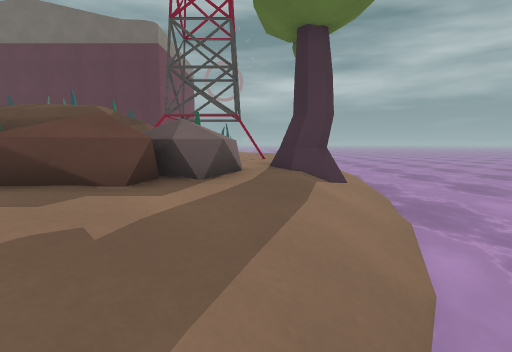
View 1 (above)

24 first-person views from a walk through a level from a Godot 3-D game. The camera is 1.4 m above the floor, tilts 6° down and sees 80° across. The floor is counted in squares, 1 m on a side. Each view is taken from the middle of a square. On the plan, view 1 faces up. The plan holds only what a view shows up to about 14 squares ahead; the rest is blank. The place goes on beyond the plan. Surface patterns are stand-ins for the level's own textures.

View 2
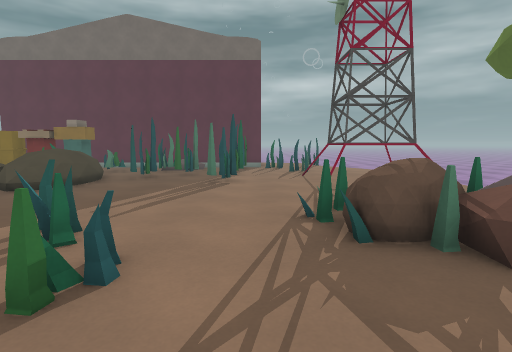

View 3
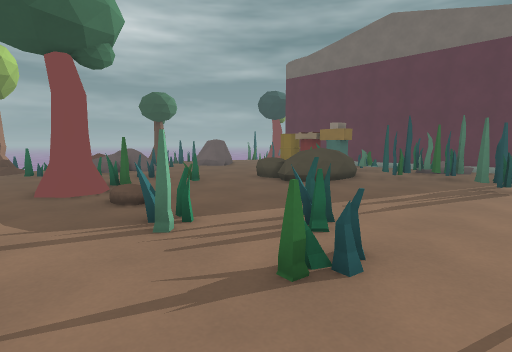

View 4
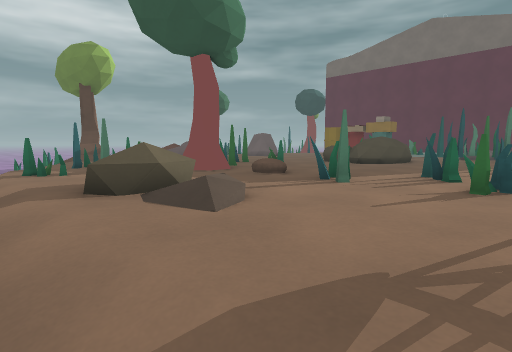

View 5
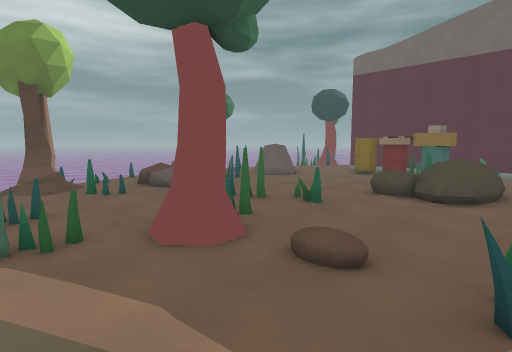

View 6
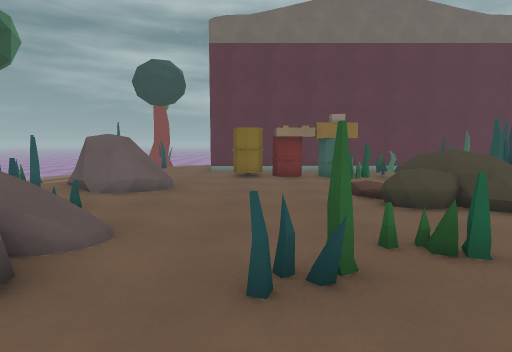

View 7
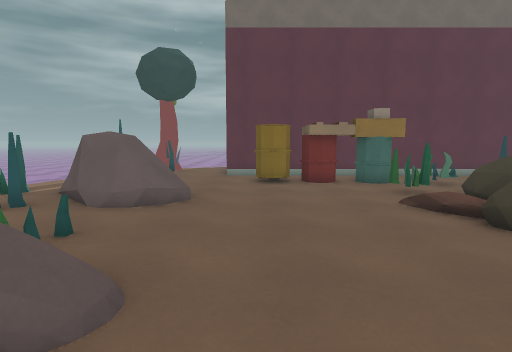

View 8
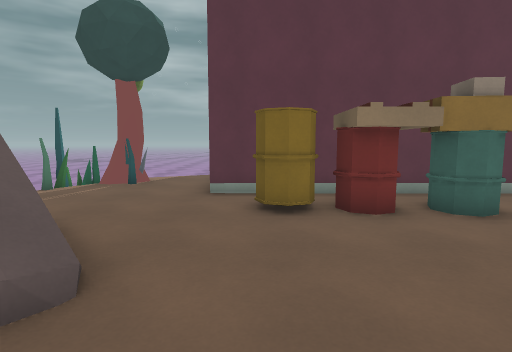

View 9
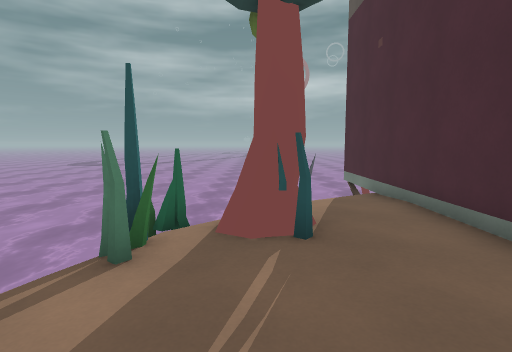

View 10
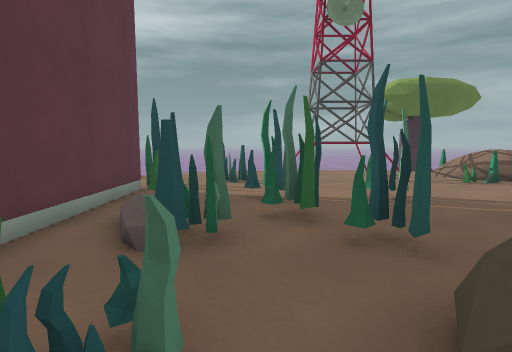

View 11
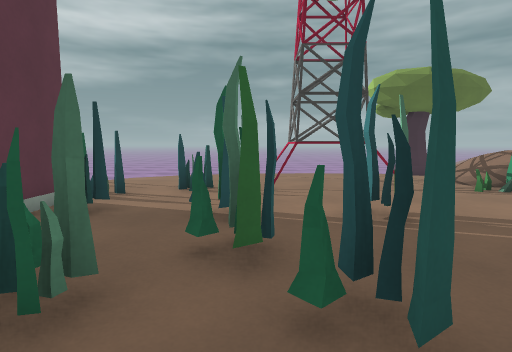

View 12
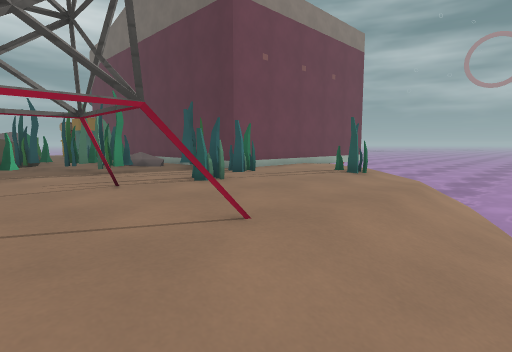

View 13
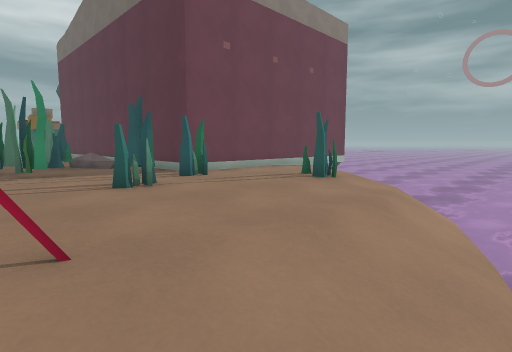

View 14
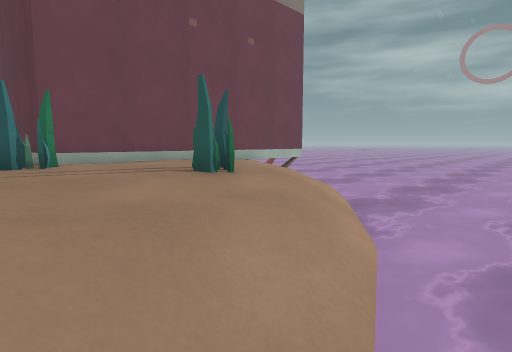

View 15
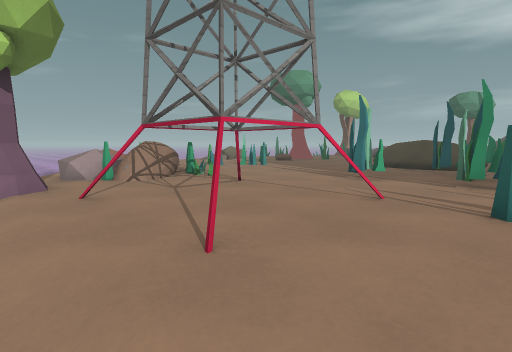

View 16
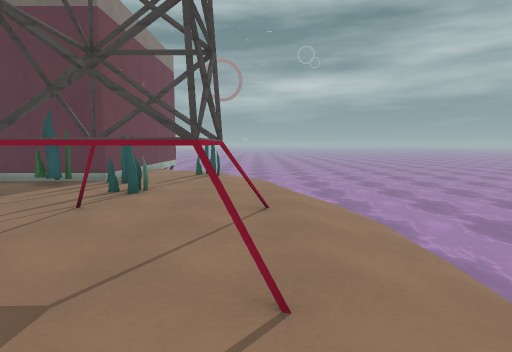

View 17
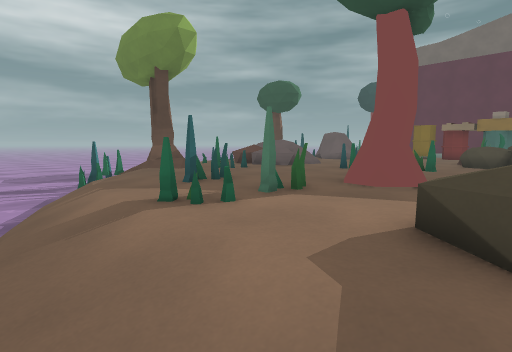

View 18
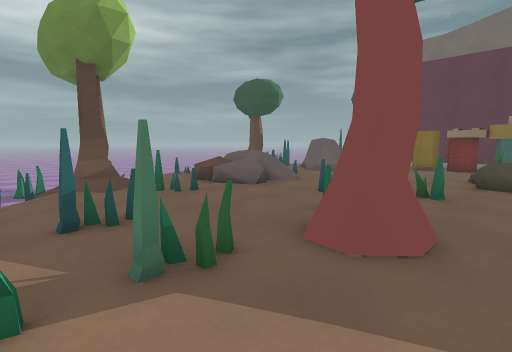

View 19
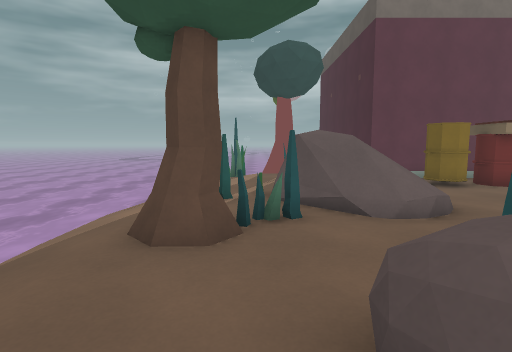

View 20
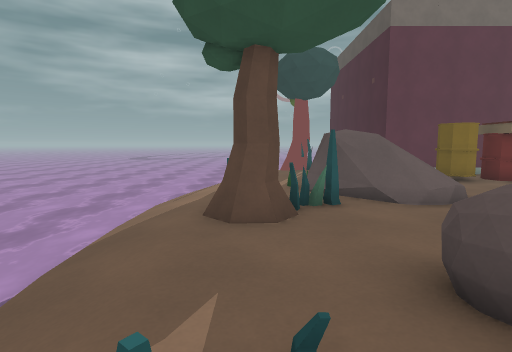

View 21
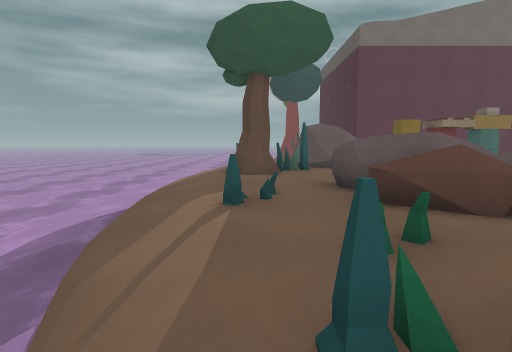

View 22
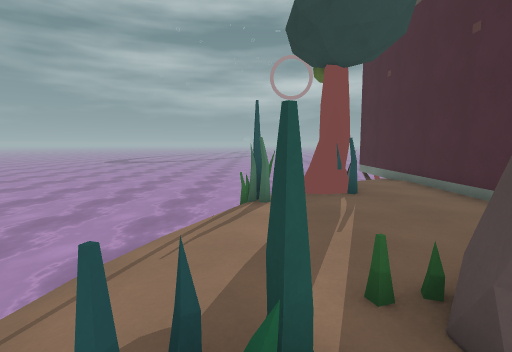

View 23
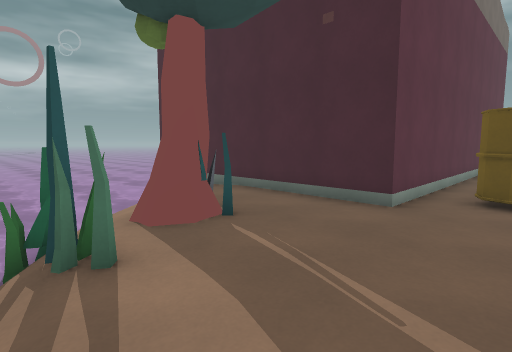

View 24
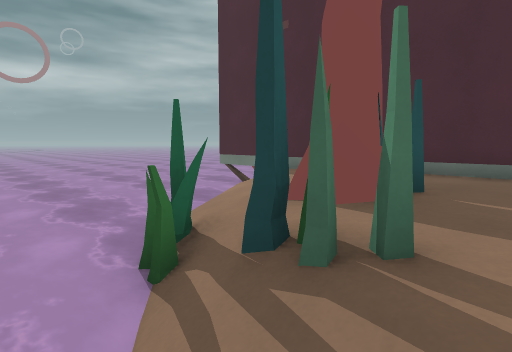

### Floor plan
Key: @ floor where view 1 was taken; # wall or solid block; x gap in a wall; . main floor; : floor 0.25 m higher than the main floor; - floor 0.25 m lower than the main floor; + floor 0.75 m higher than the main floor; _ floor 0.75 m lower than the main floor; / step, stairs or slope; = window, fence, low wall or low ledge; ~ water the walk can cross; ≈ water the walk keeps out of; ^ raised ledge; v drop or lower ground; T tower; R rock; E tree; B barrel; H thing the floor can be seen under or through; O other object.
Columns run from 32 left of view 1 to 5 right of it. Each row starts with its distance up from view 1.
 28 ≈≈ ≈≈≈≈≈≈≈≈#              #≈≈≈≈≈≈≈≈
 27 ≈≈ ≈≈≈≈≈≈≈≈#              # ~≈≈≈≈≈≈
 26 ≈≈≈≈≈≈≈≈≈≈ #              #  ~~≈≈≈≈
 25 ≈≈≈≈≈≈~~//-#              #-  ~~≈≈≈
 24 ≈≈≈≈≈≈≈//-.#              #- ///~≈≈
 23 ≈≈≈≈≈#//...#              #. .//~~≈≈
 22 ≈≈≈≈≈v/EE..#              #....//~≈≈
 21 ≈≈≈≈≈x-E#..#              #..=#-//~≈≈≈
 20 ≈≈≈≈/#.....#              #....--/~≈≈≈
 19 ≈≈~//-.....# ############^##....-//~≈≈
 18 ≈≈~//....................x.#=...-//~≈≈
 17 ≈~~//.......BBB#BB... R..........//~~≈
 16 ≈~//........BB####=#.##.....#.....//~≈
 15 ≈~//..=R ..............#x#........//~≈
 14 ≈~//.H RRR......##R...##..........//~≈
 13 ≈~//== RRRR..... =RR.##......TTTT.//~≈
 12 ≈~//..=#RR......:RRRR....#...T.T..//~≈
 11 ≈~//EE#.........:RRRR........T.T..//~≈
 10 ≈~//.E..........RRRR.........TTTT.//~≈
  9 ≈~//....#=........R...............//~≈
  8 ≈~//...R RR......................///~≈
  7 ≈~//...RR R....=............#RR..EE_~≈
  6 ≈~~//=./  +..=#............#RRR=.E/~~≈
  5  ≈~//-./RR.............#...RRR  .//~≈
  4   ~//-.........#.......==...R# R-//~≈
  3    ~////..=.... E.OO.=..=.......-/≈≈
  2      /#E.#.....EEE........... .-/≈≈
  1      /EE:.................     //≈
  0 ≈≈≈≈~≈#.....==.=...........     @
 -1   ≈≈≈≈≈x/--....x..RR.:....
 -2   ≈≈≈≈≈≈=/---..=../RR.....
 -3  ≈≈≈≈≈≈~~/////..../.....//
 -4    ≈≈≈≈≈≈~~///////////// /
 -5              ~//// /

Positions as (right, up) in squares from view 1, and headings:
1: (0, 0), facing up
2: (-6, 0), facing up
3: (-6, 0), facing up-left
4: (-7, -4), facing up-left
5: (-11, -1), facing up-left
6: (-19, 3), facing up
7: (-20, 5), facing up
8: (-20, 10), facing up
9: (-25, 16), facing up
10: (-15, 15), facing right
11: (-13, 14), facing right
12: (3, 11), facing up-left
13: (3, 13), facing up-left
14: (3, 17), facing up-left
15: (2, 16), facing down-left
16: (0, 7), facing up
17: (-13, -5), facing up-left
18: (-14, -2), facing up-left
19: (-26, 6), facing up
20: (-27, 5), facing up
21: (-27, 1), facing up
22: (-27, 12), facing up
23: (-28, 16), facing up-right
24: (-29, 19), facing up-right
